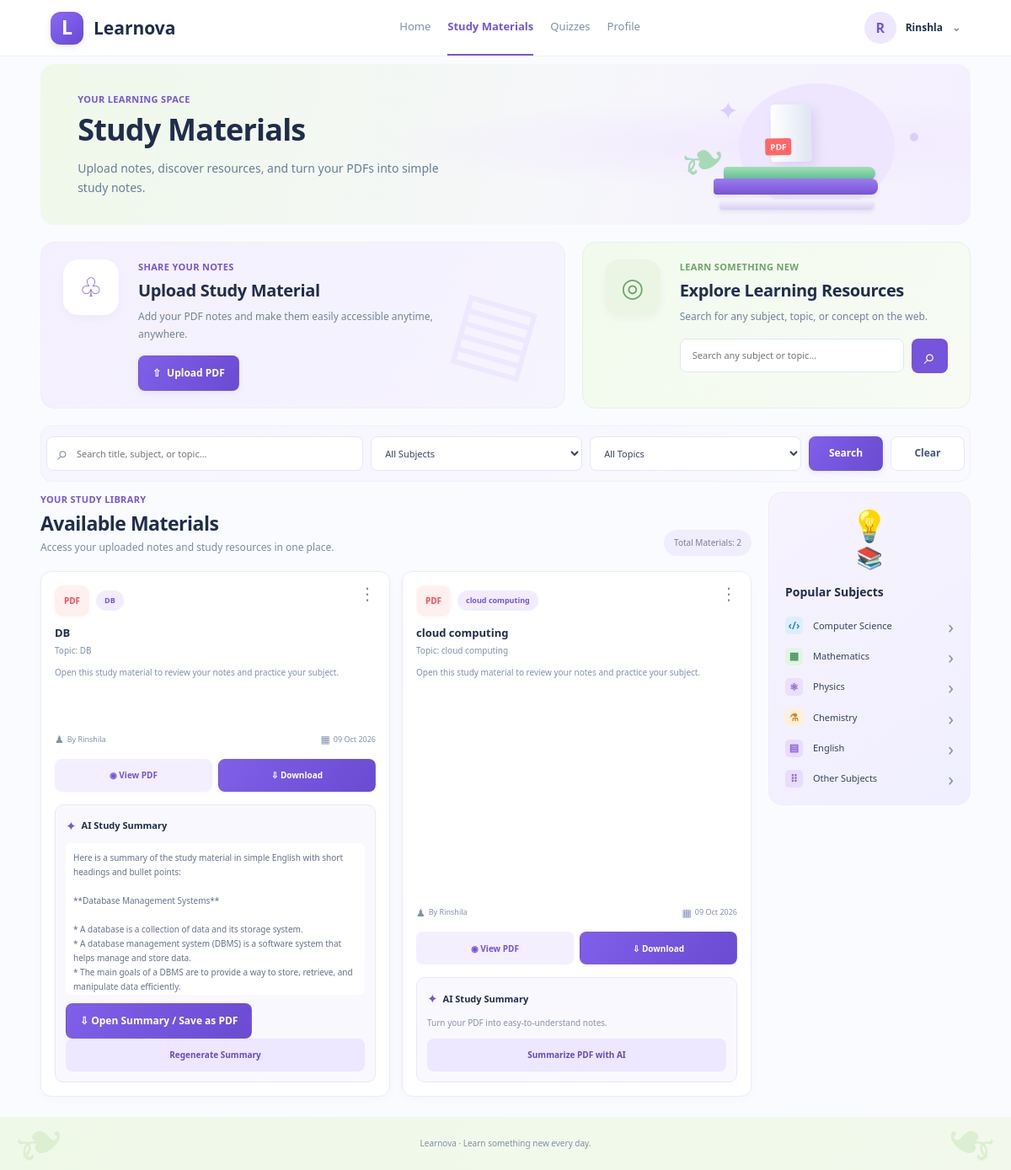
The page /study-materials/ (signed in) on the database its author committed.
### learnova/models.py (models this page shows, shortened)
class StudyMaterial(models.Model):
    title = models.CharField(max_length=200)
    subject = models.CharField(max_length=150)
    topic = models.CharField(max_length=200)
    description = models.TextField(blank=True)
    pdf_file = models.FileField(upload_to="study_materials/")
    summary = models.TextField(blank=True)
    uploaded_by = models.ForeignKey(
        User,
        on_delete=models.CASCADE,
        related_name="study_materials"
    )
    uploaded_at = models.DateTimeField(auto_now_add=True)
    class Meta:
        ordering = ["-uploaded_at"]

### learnova/views.py (the view, shortened to what this page needs)
@login_required
def study_materials(request):
    if request.method == "POST":
        form = StudyMaterialForm(request.POST, request.FILES)
        if form.is_valid():
            material = form.save(commit=False)
            material.uploaded_by = request.user
            material.save()
            messages.success(
                request,
                "Study material uploaded successfully!"
            )
            return redirect("study_materials")
    else:
        form = StudyMaterialForm()
    materials = StudyMaterial.objects.all().order_by("-uploaded_at")
    query = request.GET.get("q", "").strip()
    subject = request.GET.get("subject", "").strip()
    topic = request.GET.get("topic", "").strip()
    if subject:
        materials = materials.filter(subject__iexact=subject)
    if topic:
        materials = materials.filter(topic__iexact=topic)
    subjects = (
        StudyMaterial.objects.exclude(subject="")
        .values_list("subject", flat=True)
        .distinct()
        .order_by("subject")
    )
    topics = (
        StudyMaterial.objects.exclude(topic="")
        .values_list("topic", flat=True)
        .distinct()
        .order_by("topic")
    )
    context = {
        "form": form,
        "materials": materials,
        "query": query,
        "subject_filter": subject,
        "topic_filter": topic,
        "subjects": subjects,
        "topics": topics,
    }
    return render(request, "study_materials.html", context)

### learnova/forms.py (shortened to what this page needs)
class StudyMaterialForm(forms.ModelForm):
    class Meta:
        model = StudyMaterial
        fields = [
            "title",
            "subject",
            "topic",
            "description",
            "pdf_file",
        ]
        widgets = {
            "title": forms.TextInput(attrs={
                "placeholder": "Enter material title"
            }),
            "subject": forms.TextInput(attrs={
                "placeholder": "Enter any subject"
            }),
            "topic": forms.TextInput(attrs={
                "placeholder": "Enter topic"
            }),
            "description": forms.Textarea(attrs={
                "placeholder": "Write a short description",
                "rows": 3
            }),
            "pdf_file": forms.ClearableFileInput(),
        }

### learnova/templates/study_materials.html (shortened to what this page needs)
{% load static %}
<!DOCTYPE html>
<html lang="en">
<head>
    <link rel="stylesheet"
          href="{% static 'css/study_materials.css' %}">
</head>
<body>
<header class="navbar">
    <a href="/" class="brand">
        <span class="brand-icon">L</span>
        <span>Learnova</span>
    </a>
    <nav class="nav-links">
        <a href="/">Home</a>
        <a href="{% url 'study_materials' %}" class="active">
            Study Materials
        </a>
        <a href="{% url 'quiz_list' %}">Quizzes</a>
        <a href="{% url 'profile' %}">Profile</a>
    </nav>
    <a href="{% url 'profile' %}" class="user-menu">
        <span class="avatar">
            {{ request.user.username|first|upper }}
        </span>
        <span class="username">
            {{ request.user.username }}
        </span>
        <span class="dropdown-arrow">⌄</span>
    </a>
</header>
<main class="page-container">
    <section class="hero">
        <div class="hero-content">
            <span class="eyebrow">YOUR LEARNING SPACE</span>
            <h1>Study Materials</h1>
            <p>
                Upload notes, discover resources, and turn your PDFs
                into simple study notes.
            </p>
        </div>
        <div class="hero-art" aria-hidden="true">
            <div class="art-circle"></div>
            <div class="art-spark spark-one">✦</div>
            <div class="art-spark spark-two">●</div>
            <div class="books-illustration">
                <div class="book book-top">
                    <span>PDF</span>
                </div>
                <div class="book book-green"></div>
                <div class="book book-purple"></div>
                <div class="book book-bottom"></div>
                <div class="plant">
                    <span>❧</span>
                </div>
            </div>
        </div>
    </section>
    <section class="top-panels">
        <div class="upload-panel">
            <div class="panel-icon upload-icon">♧</div>
            <div class="panel-content">
                <span class="eyebrow">SHARE YOUR NOTES</span>
                <h2>Upload Study Material</h2>
                <p>
                    Add your PDF notes and make them easily accessible
                    anytime, anywhere.
                </p>
                <a href="#upload-form" class="btn btn-purple">
                    <span>⇧</span> Upload PDF
                </a>
            </div>
            <div class="upload-decoration" aria-hidden="true">
            </div>
        </div>
        <div class="resource-panel">
            <div class="panel-icon resource-icon">◎</div>
            <div class="panel-content">
                <span class="eyebrow green-label">
                    LEARN SOMETHING NEW
                </span>
                <h2>Explore Learning Resources</h2>
                <p>
                    Search for any subject, topic, or concept
                    on the web.
                </p>
                <form action="https://www.google.com/search"
                      method="GET"
                      target="_blank"
                      class="resource-search">
                    <input type="search"
                           id="web-search"
                           name="q"
                           placeholder="Search any subject or topic..."
                           required>
                    <button type="submit" aria-label="Search resources">
                        ⌕
                    </button>
                </form>
            </div>
        </div>
    </section>
    <section class="filter-bar" id="library">
        <form method="GET"
              action="{% url 'study_materials' %}#library"
              class="filter-form">
            <div class="filter-search">
                <span>⌕</span>
                <input type="search"
                       id="search-materials"
                       name="q"
                       value="{{ query }}"
                       placeholder="Search title, subject, or topic...">
            </div>
            <select name="subject"
                    id="subject-filter"
                    class="filter-select">
                <option value="">All Subjects</option>
            </select>
            <select name="topic"
                    id="topic-filter"
                    class="filter-select">
                <option value="">All Topics</option>
            </select>
            <button type="submit" class="btn btn-purple filter-submit">
                Search
            </button>
            <a href="{% url 'study_materials' %}#library"
               class="btn btn-clear">
                Clear
            </a>
        </form>
    </section>
    <section class="library-layout">
        <div class="library-main">
            <div class="library-heading">
                <div>
                    <span class="eyebrow">YOUR STUDY LIBRARY</span>
                    <h2>Available Materials</h2>
                    <p>
                        Access your uploaded notes and study resources
                        in one place.
                    </p>
                </div>
                <span class="total-badge">
                    Total Materials: {{ materials|length }}
                </span>
            </div>
            {% if materials %}
            <div class="material-grid">
                {% for material in materials %}
                <article class="material-card">
                    <div class="material-card-top">
                        <div class="pdf-icon">
                            <span>PDF</span>
                        </div>
                        <span class="subject-tag">
                            {{ material.subject }}
                        </span>
                        <span class="card-dots">⋮</span>
                    </div>
                    <h3>{{ material.title }}</h3>
                    <p class="topic-line">
                        Topic: {{ material.topic }}
                    </p>
                    {% if material.description %}
                    <p class="description">
                        {{ material.description|truncatechars:125 }}
                    </p>
                    {% else %}
                    <p class="description">
                        Open this study material to review your notes
                        and practice your subject.
                    </p>
                    {% endif %}
                    <div class="material-meta">
                        <span>
                            <span class="meta-icon">♟</span>
                            By {{ material.uploaded_by.username }}
                        </span>
                        <span>
                            <span class="meta-icon">▦</span>
                            {{ material.uploaded_at|date:"d M Y" }}
                        </span>
                    </div>
                    <div class="card-actions">
                        <a href="{% url 'view_pdf' material.pk %}"
                           target="_blank"
                           rel="noopener"
                           class="btn btn-view">
                            ◉ View PDF
                        </a>
                        <a href="{% url 'download_pdf' material.pk %}"
                           class="btn btn-download">
                            ⇩ Download
                        </a>
                    </div>
                    <div class="summary-section">
                        <div class="summary-heading">
                            <span>✦</span>
                            <h4>AI Study Summary</h4>
                        </div>
                                                {% if material.summary %}
                        <div class="summary-content">
                            {{ material.summary|linebreaksbr }}
                        </div>
                        <a href="{% url 'view_summary' material.pk %}"
                           target="_blank"
                           rel="noopener"
                           class="btn btn-download">
                            ⇩ Open Summary / Save as PDF
                        </a>
                        {% else %}
                        <p class="summary-placeholder">
                            Turn your PDF into easy-to-understand notes.
                        </p>
                        {% endif %}
                        <form method="POST"
                              action="{% url 'summarize_pdf' material.pk %}">
                            <button type="submit" class="btn btn-summary">
                                {% if material.summary %}
                                    Regenerate Summary
                                {% else %}
                                    Summarize PDF with AI
                                {% endif %}
                            </button>
                        </form>
                    </div>
                </article>
                {% endfor %}
            </div>
            {% endif %}
        </div>
        <aside class="popular-panel">
            <div class="popular-art" aria-hidden="true">
                <span class="bulb">💡</span>
                <span class="mini-books">📚</span>
            </div>
            <h3>Popular Subjects</h3>
            <div class="popular-list">
                <a href="{% url 'study_materials' %}?subject=Computer%20Science#library">
                    <span class="popular-icon blue">‹/›</span>
                    <span>Computer Science</span>
                    <span class="popular-arrow">›</span>
                </a>
                <a href="{% url 'study_materials' %}?subject=Mathematics#library">
                    <span class="popular-icon green">▦</span>
                    <span>Mathematics</span>
                    <span class="popular-arrow">›</span>
                </a>
                <a href="{% url 'study_materials' %}?subject=Physics#library">
                    <span class="popular-icon purple">⚛</span>
                    <span>Physics</span>
                    <span class="popular-arrow">›</span>
                </a>
                <a href="{% url 'study_materials' %}?subject=Chemistry#library">
                    <span class="popular-icon orange">⚗</span>
                    <span>Chemistry</span>
                    <span class="popular-arrow">›</span>
                </a>
                <a href="{% url 'study_materials' %}?subject=English#library">
                    <span class="popular-icon violet">▤</span>
                    <span>English</span>
                    <span class="popular-arrow">›</span>
                </a>
                <a href="{% url 'study_materials' %}#library">
                    <span class="popular-icon violet">⠿</span>
                    <span>Other Subjects</span>
                    <span class="popular-arrow">›</span>
                </a>
            </div>
        </aside>
    </section>
</main>
<footer class="footer">
    <div class="footer-decoration left-decoration">❧</div>
    <p>Learnova · Learn something new every day.</p>
    <div class="footer-decoration right-decoration">❧</div>
</footer>
</body>
</html>

### rows shown on the page
StudyMaterial: subject "DB", title "DB", topic "DB", shows "Open this study material to review your notes and practice your subject.", uploaded_by.username "Rinshila", uploaded_at "09 Oct 2026", summary "Here is a summary of the study material in simple English with short headings and bullet points: **Database Management Systems** * A database is a collection of data and its storage system. * A database management system (DBMS) is a software system that helps manage and store data. * The main goals of a DBMS are to provide a way to store, retrieve, and manipulate data efficiently.", shows "Regenerate Summary"
StudyMaterial: subject "cloud computing", title "cloud computing", topic "cloud computing", shows "Open this study material to review your notes and practice your subject.", uploaded_by.username "Rinshila", uploaded_at "09 Oct 2026", shows "Turn your PDF into easy-to-understand notes.", summary "Summarize PDF with AI"

### other values the page prints
{{ request.user.username|first|upper }} "R"
{{ request.user.username }} "Rinshla"
{{ materials|length }} "2"
